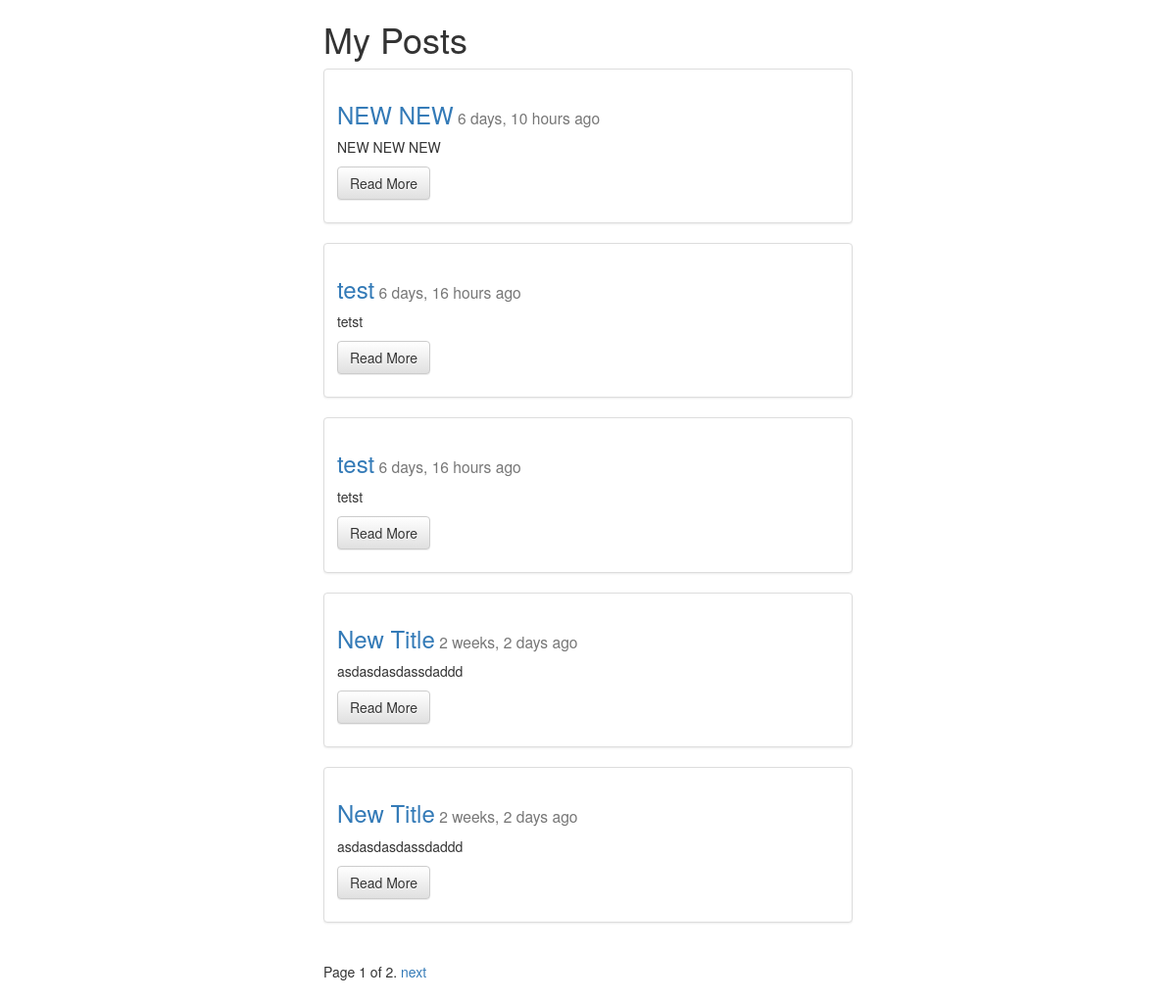
/, run on an earlier commit of the app's database.
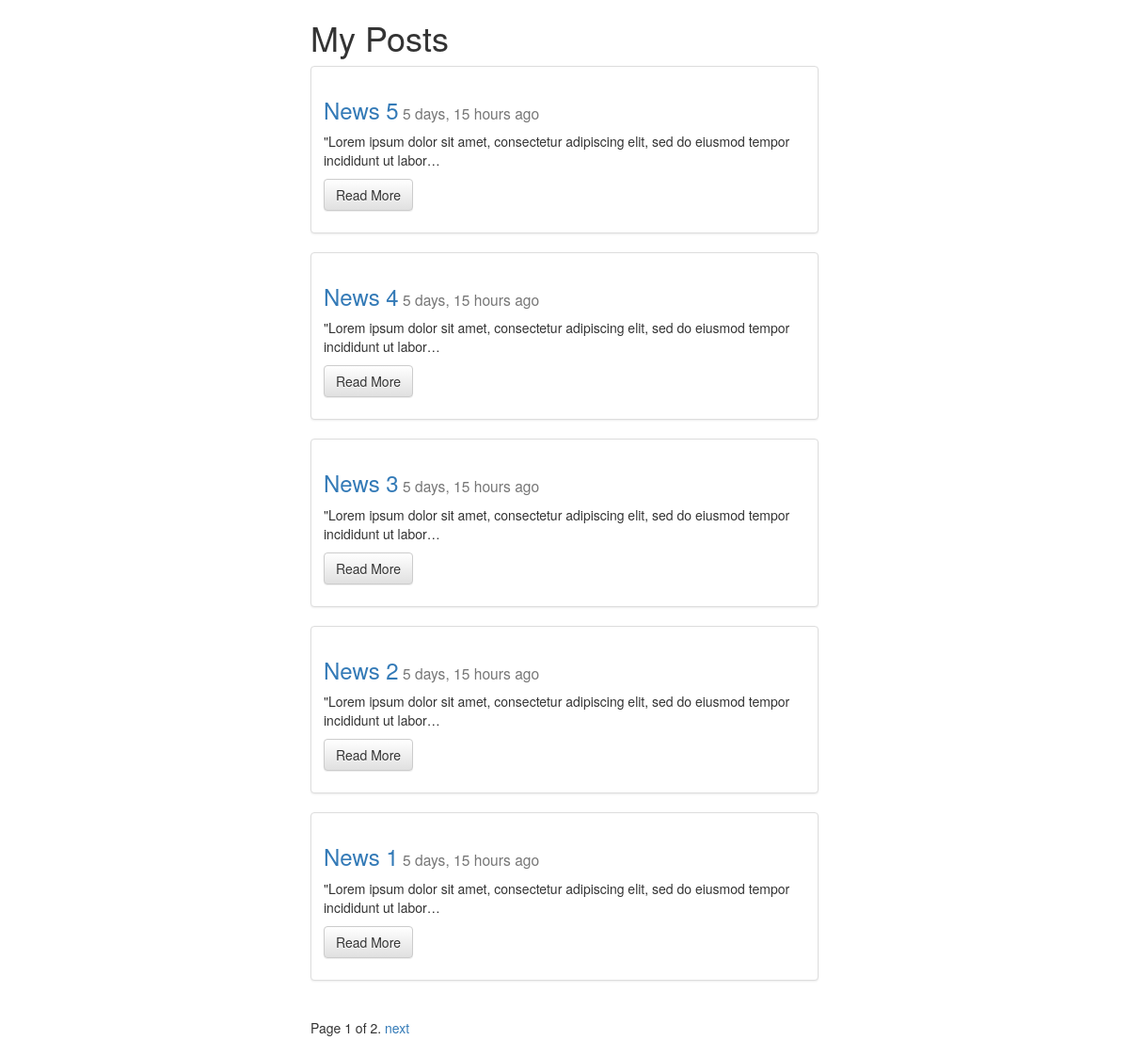
And on a later commit of the database.
### posts/models.py (models this page shows, shortened)
class Post(models.Model):
    title = models.CharField(max_length=150)
    content = models.TextField()
    image = models.ImageField(upload_to=upload_dir,
                              null=True,
                              blank=True,
                              width_field="width_field",
                              height_field="height_field")
    height_field = models.IntegerField(default=0)
    width_field = models.IntegerField(default=0)
    created = models.DateTimeField(auto_now=False, auto_now_add=True)
    updated = models.DateTimeField(auto_now=True, auto_now_add=False)
    def get_absolute_url(self):
        return reverse("posts:detail", kwargs={"id": self.id})

### posts/views.py (the view)
# urls.py: url(r'^$', views.post_list, name="list"), #main page
def post_list(request): #list posts
    queryset_list = Post.objects.all().order_by("-created")
    paginator = Paginator(queryset_list, 5) #Show 25 contacts per page
    page = request.GET.get('page')
    try:
        queryset = paginator.page(page)
    except PageNotAnInteger:
        queryset = paginator.page(1)
    except EmptyPage:
        queryset = paginator.page(paginator.num_pages)
    context ={
        "object_list": queryset,
        "title": "My Posts"
    }
    return render(request,"posts.html", context)

### templates/posts.html (shortened to what this page needs)
{% extends "main.html" %}
{% block content %}
<div class="col-sm-6 col-sm-offset-3">
<h1>{{ title }}</h1>
    {% for article in object_list %}
        <div class="row">
           <div class="col-sm-12">
            <div class="thumbnail">
                <div class="caption">
                  <h3><a href="{{article.get_absolute_url}}">{{ article.title }}</a><small> {{ article.created | timesince }} ago </small></h3>
                  <p>{{ article.content | truncatechars:100 }}</p>
                  <p><a href="{{article.get_absolute_url}}" class="btn btn-default" role="button">Read More</a></p>
                </div>
            </div>
           </div>
        </div>
    {% endfor %}
<div class="pagination">
    <span class="step-links">
        <span class="current">
            Page {{ object_list.number }} of {{ object_list.paginator.num_pages }}.
        </span>
        {% if object_list.has_next %}
            <a href="?page={{ object_list.next_page_number }}">next</a>
        {% endif %}
    </span>
</div>
</div>
{% endblock content %}

### templates/main.html (shortened to what this page needs)
{% load staticfiles %}
<!DOCTYPE html>
<html>
<head>
    <link rel="stylesheet" href="{% static "css/main.css" %}"/>
    <link rel="stylesheet" href="https://maxcdn.bootstrapcdn.com/bootstrap/3.3.6/css/bootstrap.min.css">
    <link rel="stylesheet" href="https://maxcdn.bootstrapcdn.com/bootstrap/3.3.6/css/bootstrap-theme.min.css">
</head>
    <body>
    <div class="container">
        {% block content %}
        {% endblock content %}
    </div>
    </body>
</html>

### static/css/main.css (style rules this page uses)
h1 { color: #447e9b; }

What changed in the data, as far as the page shows it:
removed Post: title "NEW NEW", created "6 days, 10 hours", content "NEW NEW NEW"
removed Post: title "test", created "6 days, 16 hours", content "tetst"
removed Post: title "test", created "6 days, 16 hours", content "tetst"
removed Post: title "New Title", created "2 weeks, 2 days", content "asdasdasdassdaddd"
removed Post: title "New Title", created "2 weeks, 2 days", content "asdasdasdassdaddd"
added Post: title "News 5", created "5 days, 15 hours", content "\"Lorem ipsum dolor sit amet, consectetur adipiscing elit, sed do eiusmod tempor incididunt ut labor…"
added Post: title "News 4", created "5 days, 15 hours", content "\"Lorem ipsum dolor sit amet, consectetur adipiscing elit, sed do eiusmod tempor incididunt ut labor…"
added Post: title "News 3", created "5 days, 15 hours", content "\"Lorem ipsum dolor sit amet, consectetur adipiscing elit, sed do eiusmod tempor incididunt ut labor…"
added Post: title "News 2", created "5 days, 15 hours", content "\"Lorem ipsum dolor sit amet, consectetur adipiscing elit, sed do eiusmod tempor incididunt ut labor…"
added Post: title "News 1", created "5 days, 15 hours", content "\"Lorem ipsum dolor sit amet, consectetur adipiscing elit, sed do eiusmod tempor incididunt ut labor…"
